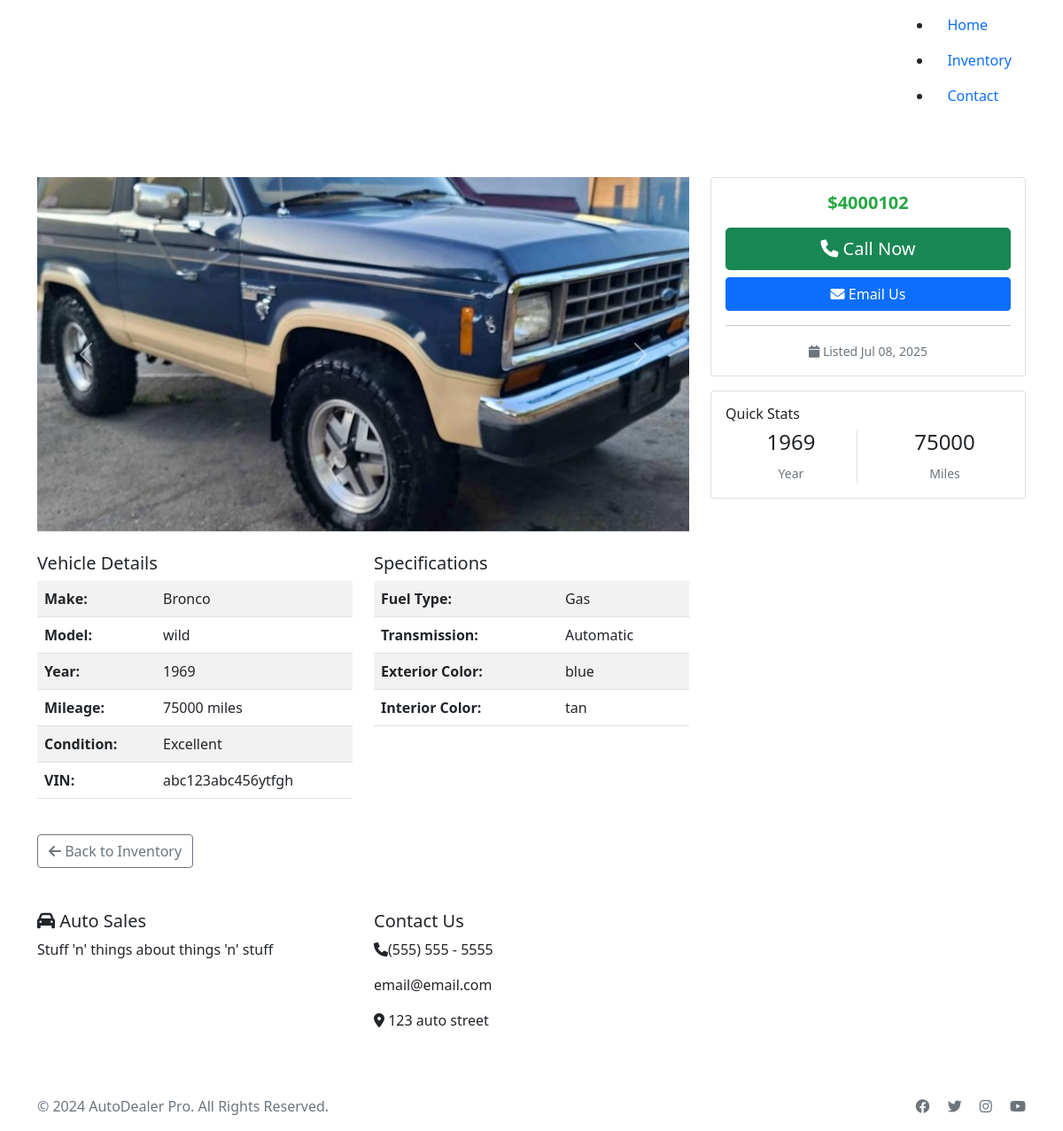
Screenshot of /car/7/ with the database file from the repository.
### inventory/models.py (models this page shows, shortened)
class Car(models.Model):
	CONDITION_CHOICES = [
		('excellent', 'Excellent'),
		('good', 'Good'),
		('fair', 'Fair'),
		('poor', 'Poor'),
	]
	FUEL_TYPE_CHOICES = [
		('gas', 'Gas'),
		('diesel', 'Diesel'),
		('hybrid', 'Hybrid'),
		('electric', 'Electric'),
	]
	TRANSMISSION_CHOICES = [
		('manual', 'Manual'),
		('automatic', 'Automatic'),
	]
	make = models.CharField(max_length=50)
	model = models.CharField(max_length=50)
	year = models.IntegerField()
	mileage = models.IntegerField()
	price = models.DecimalField(max_digits=10, decimal_places=2)
	condition = models.CharField(max_length=20, choices=CONDITION_CHOICES)
	fuel_type = models.CharField(max_length=20, choices=FUEL_TYPE_CHOICES)
	transmission = models.CharField(max_length=20, choices=TRANSMISSION_CHOICES)
	exterior_color = models.CharField(max_length=30)
	interior_color = models.CharField(max_length=30)
	vin = models.CharField(max_length=17, unique=True)
	description = models.TextField(blank=True)
	features = models.TextField(blank=True, help_text="List special features, one per line")
	main_image = models.ImageField(upload_to='car_images/', blank=True, null=True)
	image_2 = models.ImageField(upload_to='car_images/', blank=True, null=True)
	image_3 = models.ImageField(upload_to='car_images/', blank=True, null=True)
	image_4 = models.ImageField(upload_to='car_images/', blank=True, null=True)
	image_5 = models.ImageField(upload_to='car_images/', blank=True, null=True)
	is_available = models.BooleanField(default=True)
	is_featured = models.BooleanField(default=False, help_text="Show on homepage")
	created_at = models.DateTimeField(auto_now_add=True)
	updated_at = models.DateTimeField(auto_now=True)
	class Meta:
		ordering = ['-created_at']
		verbose_name = 'Car'
		verbose_name_plural = 'Cars'

### inventory/views.py (the view)
# urls.py: path('car/<int:pk>/', views.car_detail, name='car_detail'),
def car_detail(request, pk):
    car = get_object_or_404(Car, pk=pk, is_available=True)
    images = []
    for field_name in ['main_image', 'image_2', 'image_3', 'image_4', 'image_5']:
        image_field = getattr(car, field_name)
        if image_field:
            images.append(image_field.url)
    features = []
    if car.features:
        features = [feature.strip() for feature in car.features.split('\n') if feature.strip()]
    context = {
        'car': car,
        'images': images,
        'features': features,
    }
    return render(request, 'inventory/car_detail.html', context)

### inventory/templates/inventory/car_detail.html (shortened to what this page needs)
{% extends 'inventory/base.html' %}
{% block content %}
<div class="container my-5">
    <div class="row">
        <div class="col-md-8">
            <div class="mb-4">
                {% if images %}
                <div id="carCarousel" class="carousel slide" data-bs-ride="carousel">
                    <div class="carousel-inner">
                        {% for image in images %}
                        <div class="carousel-item {% if forloop.first %}active{% endif %}">
                            <img src="{{ image }}" class="d-block w-100" alt="Car Image" style="height: 400px; object-fit: cover;">
                        </div>
                        {% endfor %}
                    </div>
                    {% if images|length > 1 %}
                    <button class="carousel-control-prev" type="button" data-bs-target="#carCarousel" data-bs-slide="prev">
                        <span class="carousel-control-prev-icon"></span>
                    </button>
                    <button class="carousel-control-next" type="button" data-bs-target="#carCarousel" data-bs-slide="next">
                        <span class="carousel-control-next-icon"></span>
                    </button>
                    {% endif %}
                </div>
                {% else %}
                <div class="bg-light d-flex align-items-center justify-content-center" style="height: 400px;">
                    <i class="fas fa-car fa-5x text-muted"></i>
                </div>
                {% endif %}
            </div>
            <div class="row">
                <div class="col-md-6">
                    <h5>Vehicle Details</h5>
                    <table class="table table-striped">
                        <tr>
                            <td><strong>Make:</strong></td>
                            <td>{{ car.make }}</td>
                        </tr>
                        <tr>
                            <td><strong>Model:</strong></td>
                            <td>{{ car.model }}</td>
                        </tr>
                        <tr>
                            <td><strong>Year:</strong></td>
                            <td>{{ car.year }}</td>
                        </tr>
                        <tr>
                            <td><strong>Mileage:</strong></td>
                            <td>{{ car.mileage|floatformat:0 }} miles</td>
                        </tr>
                        <tr>
                            <td><strong>Condition:</strong></td>
                            <td>{{ car.get_condition_display }}</td>
                        </tr>
                        <tr>
                            <td><strong>VIN:</strong></td>
                            <td>{{ car.vin }}</td>
                        </tr>
                    </table>
                </div>
                <div class="col-md-6">
                    <h5>Specifications</h5>
                    <table class="table table-striped">
                        <tr>
                            <td><strong>Fuel Type:</strong></td>
                            <td>{{ car.get_fuel_type_display }}</td>
                        </tr>
                        <tr>
                            <td><strong>Transmission:</strong></td>
                            <td>{{ car.get_transmission_display }}</td>
                        </tr>
                        <tr>
                            <td><strong>Exterior Color:</strong></td>
                            <td>{{ car.exterior_color }}</td>
                        </tr>
                        <tr>
                            <td><strong>Interior Color:</strong></td>
                            <td>{{ car.interior_color }}</td>
                        </tr>
                    </table>
                </div>
            </div>
        </div>
        <div class="col-md-4">
            <div class="card">
                <div class="card-body">
                    <h3 class="text-center price-tag mb-3">${{ car.price|floatformat:0 }}</h3>
                    <div class="d-grid gap-2">
                        <a href="tel:555-123-4567" class="btn btn-success btn-lg">
                            <i class="fas fa-phone"></i> Call Now
                        </a>
                        <a href="mailto:info@autosales.com?subject=Inquiry about {{ car.year }} {{ car.make }} {{ car.model }}"
                           class="btn btn-primary">
                            <i class="fas fa-envelope"></i> Email Us
                        </a>
                    </div>
                    <hr>
                    <div class="text-center">
                        <small class="text-muted">
                            <i class="fas fa-calendar"></i> Listed {{ car.created_at|date:"M d, Y" }}
                        </small>
                    </div>
                </div>
            </div>
            <div class="card mt-3">
                <div class="card-body">
                    <h6>Quick Stats</h6>
                    <div class="row text-center">
                        <div class="col-6">
                            <div class="border-end">
                                <h4>{{ car.year }}</h4>
                                <small class="text-muted">Year</small>
                            </div>
                        </div>
                        <div class="col-6">
                            <h4>{{ car.mileage|floatformat:0 }}</h4>
                            <small class="text-muted">Miles</small>
                        </div>
                    </div>
                </div>
            </div>
        </div>
    </div>
    <div class="mt-4">
        <a href="{% url 'inventory:inventory' %}" class="btn btn-outline-secondary">
            <i class="fas fa-arrow-left"></i> Back to Inventory
        </a>
    </div>
</div>
{% endblock %}

### static/css/style.css (style rules this page uses)
.price-tag { font-size: 1.25rem; font-weight: bold; color: #28a745; }

### rows the page displays
Car: make "Bronco", model "wild", year "1969", mileage "75000", condition "Excellent", vin "abc123abc456ytfgh", fuel_type "Gas", transmission "Automatic", exterior_color "blue", interior_color "tan", price "4000102", created_at "Jul 08, 2025"
